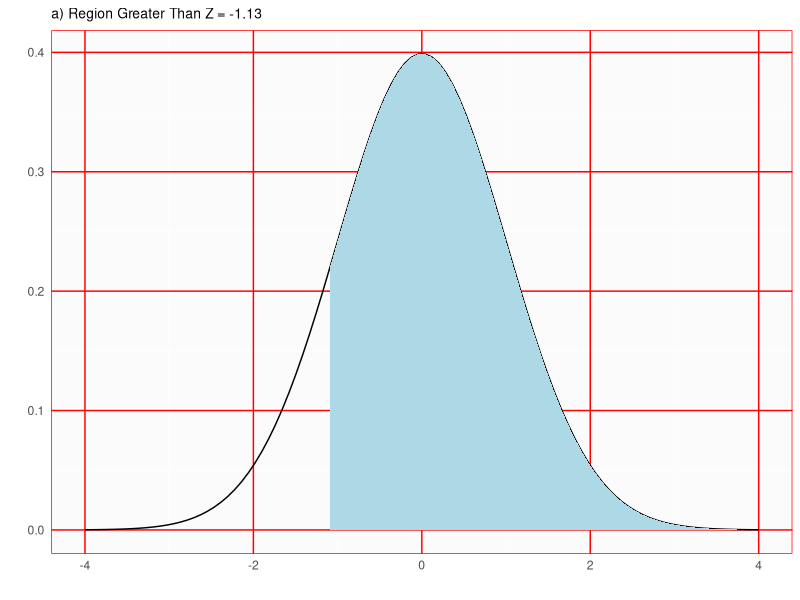
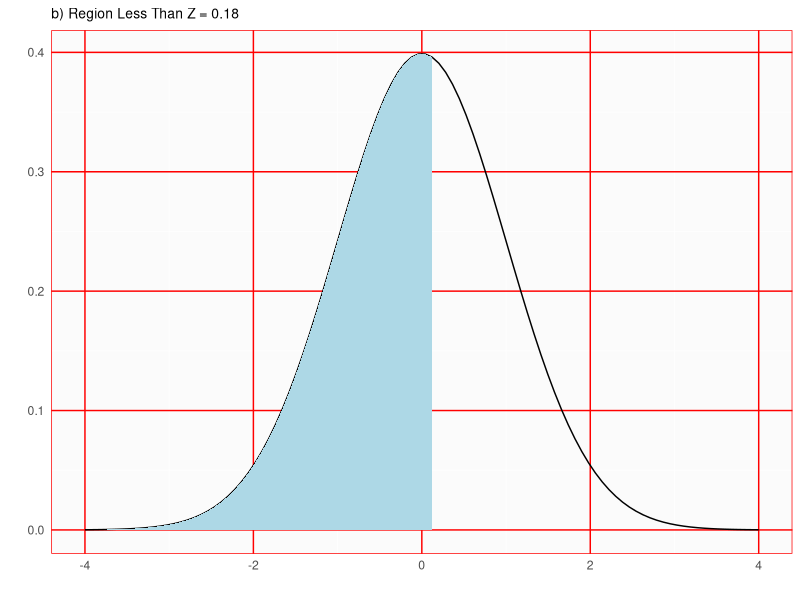
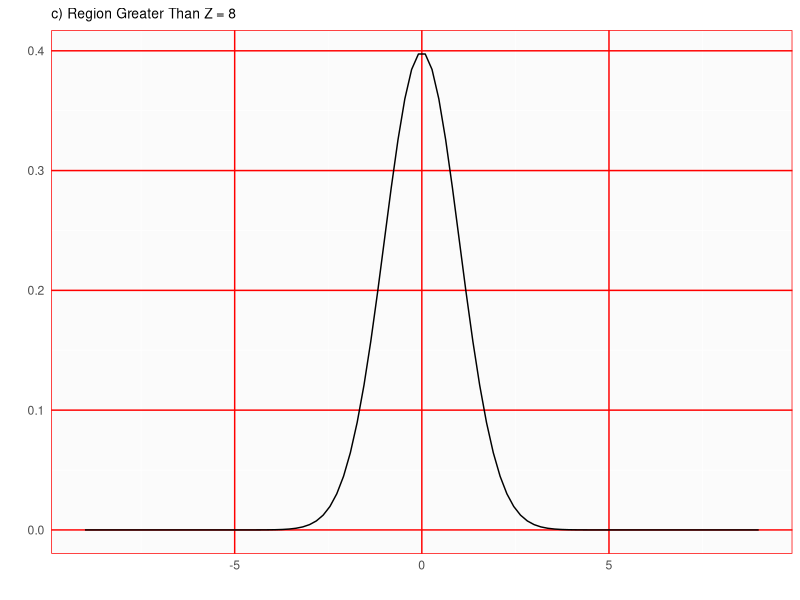
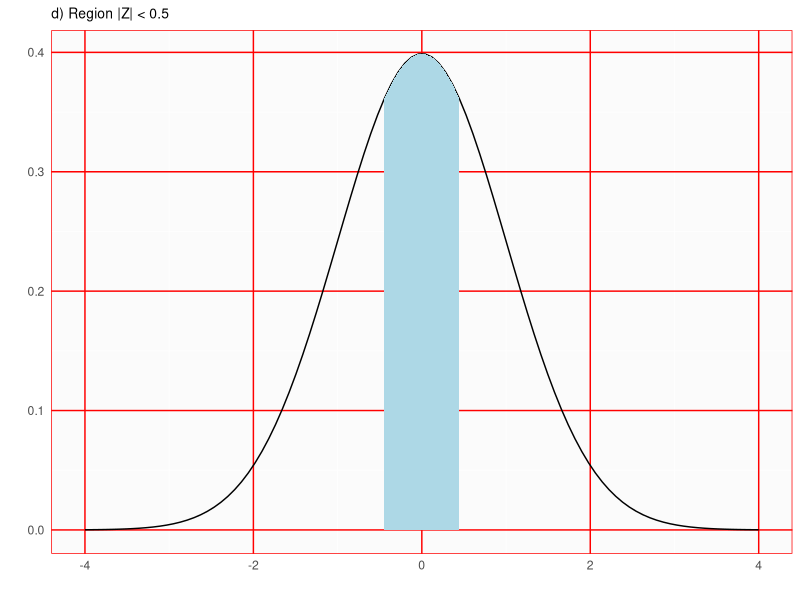
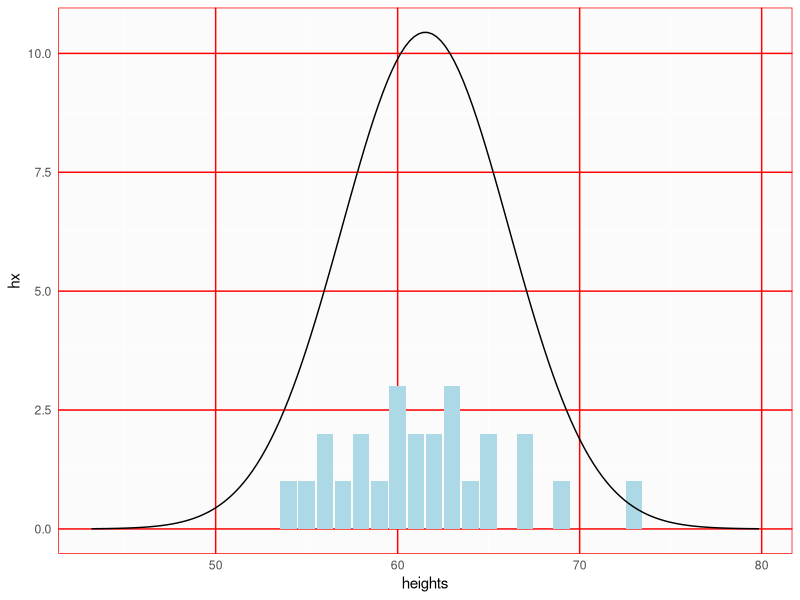

Recreate these plots in R, in order.
## ---- chunk 1
library(ggplot2)

myTheme <- theme(axis.ticks=element_blank(),  
                  panel.border = element_rect(color="red", fill=NA), 
                  panel.background=element_rect(fill="#FBFBFB"), 
                  panel.grid.major.y=element_line(color="red", size=0.5), 
                  panel.grid.major.x=element_line(color="red", size=0.5),
                  plot.title=element_text(size="10"))
## ---- chunk 2
zGt <- -1.13
pGt <- 1 - pnorm(zGt)
pGt
## ---- chunk 3
x <- seq(-4, 4, length=100)
hx <- dnorm(x)
df <- data.frame(x, hx)
dfRegion <- df[df$x > zGt, ]

g1 <- ggplot(data=df) + 
  geom_line(aes(x=x, y=hx)) + 
  geom_ribbon(data=dfRegion, aes(ymin=0, ymax=hx, x=x), fill="lightblue") +
  labs(title="a) Region Greater Than Z = -1.13", y="", x="") +
  myTheme
g1
## ---- chunk 4
zLt <- 0.18
pLt <- pnorm(zLt)
pLt
## ---- chunk 5
x <- seq(-4, 4, length=100)
hx <- dnorm(x)
df <- data.frame(x, hx)
dfRegion <- df[df$x < zLt, ]

g1 <- ggplot(data=df) + 
  geom_line(aes(x=x, y=hx)) + 
  geom_ribbon(data=dfRegion, aes(ymin=0, ymax=hx, x=x), fill="lightblue") +
  labs(title="b) Region Less Than Z = 0.18", y="", x="") +
  myTheme
g1
## ---- chunk 6
zGt <- 8
pGt <- 1 - pnorm(zGt)
round(pGt, 4)
## ---- chunk 7
x <- seq(-9, 9, length=100)
hx <- dnorm(x)
df <- data.frame(x, hx)
dfRegion <- df[df$x > zGt, ]

g1 <- ggplot(data=df) + 
  geom_line(aes(x=x, y=hx)) + 
  geom_ribbon(data=dfRegion, aes(ymin=0, ymax=hx, x=x), fill="lightblue") +
  labs(title="c) Region Greater Than Z = 8", y="", x="") +
  myTheme
g1
## ---- chunk 8
zAbs <- 0.5
pAbs <- 2 * (0.5 - pnorm(-1 * zAbs))
round(pAbs, 4)
## ---- chunk 9
x <- seq(-4, 4, length=100)
hx <- dnorm(x)
df <- data.frame(x, hx)
dfRegion <- df[(-1 * zAbs) < df$x & df$x < zAbs, ]

g1 <- ggplot(data=df) + 
  geom_line(aes(x=x, y=hx)) + 
  geom_ribbon(data=dfRegion, aes(ymin=0, ymax=hx, x=x), fill="lightblue") +
  labs(title="d) Region |Z| < 0.5", y="", x="") +
  myTheme
g1
## ---- chunk 10
men3034mean <- 4313
men3034sd <- 583
leoTime <- 4948

leoZc <- (leoTime - men3034mean) / men3034sd
leoZc

women3034mean <- 5261
women3034sd <- 807
maryTime <- 5513

maryZc <- (maryTime - women3034mean) / women3034sd
maryZc
## ---- chunk 11
pFasterThanLeo <- pnorm(leoZc)
pFasterThanLeo

pLeoFasterThan <- 1 - pFasterThanLeo 
pLeoFasterThan
## ---- chunk 12
pFasterThanMary <- pnorm(maryZc)
pFasterThanMary

pMaryFasterThan <- 1 - pFasterThanMary 
pMaryFasterThan
## ---- chunk 13
heights <- c(54,55,56,56,57,58,58,59,60,60,60,61,61,62,62,63,63,63,64,65,65,67,67,69,73)
dfHeights <- data.frame(heights)

meanHeight <- mean(heights)
meanHeight

sdHeight <- sd(heights)
sdHeight
## ---- chunk 14
percentBySd <- function(data, numSd)
{
  m <- mean(data)
  s <- sd(data)
  
  sd1Lower <- m - (s * numSd)
  sd1Upper <- m + (s * numSd)
  
  sdData <- data[sd1Lower < data & data < sd1Upper]
  pSdData <- length(sdData) / length(data)
  return (pSdData)
}
# 1 Standard Deviation
sd1 <- percentBySd(heights, 1) * 100
# 2 Standard Deviation
sd2 <- percentBySd(heights, 2) * 100
# 3 Standard Deviation
sd3 <- percentBySd(heights, 3) * 100
sdList <- c(sd1, sd2, sd3)
## ---- chunk 15
sdList
## ---- chunk 16
x <- seq(meanHeight - (sdHeight * 4), meanHeight + (sdHeight * 4), length=150)
hx <- dnorm(x, mean=meanHeight, sd=sdHeight)
dfNorm <- data.frame(x, hx=(hx * 120))

g1 <- ggplot(data=dfHeights) + 
  geom_bar(aes(x=heights), binwidth=4, fill="lightblue") + 
  geom_line(data=dfNorm, aes(x=x, y=hx)) +
  myTheme
g1
## ---- chunk 17
defectRate <- 0.02
successRate <-  1 - defectRate
n <- 10

p10 <- successRate^(n-1) * defectRate
p10
## ---- chunk 18
p100D <- 0
for(i in 1:100)
{
  p100D <- p100D + (successRate^(i-1) * defectRate)
}
p100C <- 1 - p100D

## ---- chunk 19
expectedVal <- 1 / defectRate
expectedVal

stdevDef <- sqrt( (1 - defectRate) / defectRate^2 )
stdevDef
## ---- chunk 20
defectRate <- 0.05
successRate <-  1 - defectRate
## ---- chunk 21
expectedVal <- 1 / defectRate
expectedVal

stdevDef <- sqrt( (1 - defectRate) / defectRate^2 )
stdevDef
## ---- chunk 22
pBoy <- 0.51
k <- 2
n <- 3

facN <- factorial(n)
facK <- factorial(k)
facNminusK <- factorial(n-k)

p2boysOf3 <- ( facN / (facK * facNminusK) ) * pBoy^k * (1-pBoy)^(n-k)
p2boysOf3
## ---- chunk 23
p1 <- ((1-pBoy) * pBoy * pBoy) * 3
p1
## ---- chunk 24
pServe <- 0.15
n <- 10
k <- 3

negBinomialDist <- function(p, n, k)
{
  pRes <- (factorial(n - 1) / 
             (factorial(k-1) * (factorial((n - 1) - (k - 1)))
              )
           ) * 
    p^k * 
    (1-p)^(n-k)
}

p3of10 <- negBinomialDist(pServe, n, k)
p3of10
